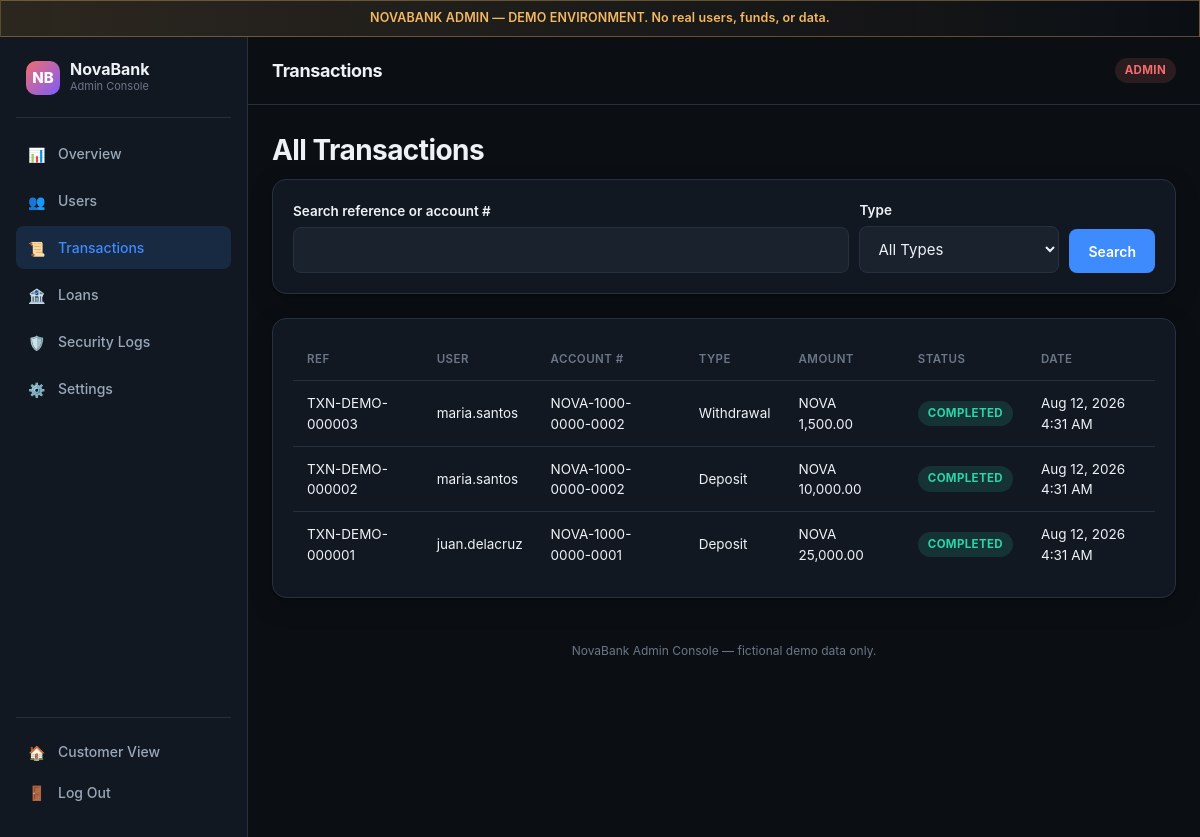
The app's page /admin/transactions.php (signed in) with its own data.
### tables this page shows
CREATE TABLE transactions (
    id INT UNSIGNED AUTO_INCREMENT PRIMARY KEY,
    transaction_ref VARCHAR(30) NOT NULL UNIQUE,
    account_id INT UNSIGNED NOT NULL,
    type_id TINYINT UNSIGNED NOT NULL,
    amount DECIMAL(15,2) NOT NULL,
    balance_after DECIMAL(15,2) NOT NULL,
    counterparty_account_id INT UNSIGNED NULL,
    description VARCHAR(255) NULL,
    status ENUM('pending','completed','failed','reversed') NOT NULL DEFAULT 'completed',
    created_at TIMESTAMP NOT NULL DEFAULT CURRENT_TIMESTAMP,
    FOREIGN KEY (account_id) REFERENCES accounts(id),
    FOREIGN KEY (type_id) REFERENCES transaction_types(id),
    FOREIGN KEY (counterparty_account_id) REFERENCES accounts(id),
    INDEX idx_account_created (account_id, created_at)
);

CREATE TABLE users (
    id INT UNSIGNED AUTO_INCREMENT PRIMARY KEY,
    role_id TINYINT UNSIGNED NOT NULL DEFAULT 1,
    username VARCHAR(30) NOT NULL UNIQUE,
    email VARCHAR(120) NOT NULL UNIQUE,
    password_hash VARCHAR(255) NOT NULL,
    first_name VARCHAR(60) NOT NULL,
    last_name VARCHAR(60) NOT NULL,
    mobile_number VARCHAR(20) NOT NULL,
    date_of_birth DATE NOT NULL,
    address VARCHAR(255) NOT NULL,
    status ENUM('active','locked','suspended') NOT NULL DEFAULT 'active',
    failed_login_count INT UNSIGNED NOT NULL DEFAULT 0,
    locked_until DATETIME NULL,
    created_at TIMESTAMP NOT NULL DEFAULT CURRENT_TIMESTAMP,
    updated_at TIMESTAMP NOT NULL DEFAULT CURRENT_TIMESTAMP ON UPDATE CURRENT_TIMESTAMP,
    FOREIGN KEY (role_id) REFERENCES roles(id)
);

CREATE TABLE accounts (
    id INT UNSIGNED AUTO_INCREMENT PRIMARY KEY,
    user_id INT UNSIGNED NOT NULL UNIQUE,
    account_number VARCHAR(20) NOT NULL UNIQUE,
    balance DECIMAL(15,2) NOT NULL DEFAULT 0.00,
    currency VARCHAR(5) NOT NULL DEFAULT 'NOVA',
    status ENUM('active','locked') NOT NULL DEFAULT 'active',
    created_at TIMESTAMP NOT NULL DEFAULT CURRENT_TIMESTAMP,
    FOREIGN KEY (user_id) REFERENCES users(id) ON DELETE CASCADE,
    CONSTRAINT chk_balance_nonnegative CHECK (balance >= 0)
);

CREATE TABLE transaction_types (
    id TINYINT UNSIGNED AUTO_INCREMENT PRIMARY KEY,
    code VARCHAR(30) NOT NULL UNIQUE
);

### includes/functions.php (called while the page is built, shortened)
<?php
function e(?string $value): string {
    return htmlspecialchars($value ?? '', ENT_QUOTES, 'UTF-8');
}
function format_money(float|string $amount): string {
    return APP_CURRENCY . ' ' . number_format((float)$amount, 2);
}
function format_date(string $datetime, string $format = 'M j, Y g:i A'): string {
    $ts = strtotime($datetime);
    return $ts ? date($format, $ts) : $datetime;
}

### admin/transactions.php (the view, shortened to what this page needs)
<?php
$pdo = db();
$search = trim($_GET['q'] ?? '');
$page = max(1, (int)($_GET['page'] ?? 1));
$perPage = 25;
$where = '1=1';
$params = [];
$countStmt = $pdo->prepare("SELECT COUNT(*) c FROM transactions t JOIN transaction_types tt ON tt.id=t.type_id JOIN accounts a ON a.id=t.account_id WHERE $where");
$countStmt->execute($params);
$total = (int)$countStmt->fetch()['c'];
$totalPages = max(1, (int)ceil($total / $perPage));
$page = min($page, $totalPages);
$offset = ($page - 1) * $perPage;
$sql = "SELECT t.*, tt.code AS type_code, a.account_number, u.username
        FROM transactions t
        JOIN transaction_types tt ON tt.id = t.type_id
        JOIN accounts a ON a.id = t.account_id
        JOIN users u ON u.id = a.user_id
        WHERE $where ORDER BY t.created_at DESC LIMIT $perPage OFFSET $offset";
$stmt = $pdo->prepare($sql);
$stmt->execute($params);
$transactions = $stmt->fetchAll();
require __DIR__ . '/includes/admin-header.php';
?>
<h1>All Transactions</h1>
<div class="card mb-24">
    <form method="get" class="flex-gap" style="align-items:flex-end;">
        <div class="form-group" style="flex:1;min-width:220px;margin-bottom:0;">
            <label for="q">Search reference or account #</label>
            <input type="text" id="q" name="q" value="<?= e($search) ?>">
        </div>
        <div class="form-group" style="min-width:200px;margin-bottom:0;">
            <label for="type">Type</label>
            <select id="type" name="type">
                <option value="">All Types</option>
            </select>
        </div>
        <button type="submit" class="btn btn-primary">Search</button>
    </form>
</div>
<div class="card">
    <?php if (empty($transactions)): ?>
        <div class="empty-state">No transactions found.</div>
    <?php else: ?>
        <div class="table-wrap">
        <table>
            <thead><tr><th>Ref</th><th>User</th><th>Account #</th><th>Type</th><th>Amount</th><th>Status</th><th>Date</th></tr></thead>
            <tbody>
            <?php foreach ($transactions as $t): ?>
                <tr>
                    <td><?= e($t['transaction_ref']) ?></td>
                    <td><?= e($t['username']) ?></td>
                    <td><?= e($t['account_number']) ?></td>
                    <td><?= e(ucwords(str_replace('_',' ',$t['type_code']))) ?></td>
                    <td><?= e(format_money($t['amount'])) ?></td>
                    <td><span class="badge badge-success"><?= e(ucfirst($t['status'])) ?></span></td>
                    <td><?= e(format_date($t['created_at'])) ?></td>
                </tr>
            <?php endforeach; ?>
            </tbody>
        </table>
        </div>
    <?php endif; ?>
</div>
<?php require __DIR__ . '/includes/admin-footer.php'; ?>

### assets/css/style.css (style rules this page uses)
:root { --color-bg: #0b0f14; --color-surface: #121821; --color-surface-2: #1a222e; --color-border: #263140; --color-text: #eef2f7; --color-text-dim: #9aa8bb; --color-text-faint: #6b7789; --color-brand: #3d8bfd; --color-brand-dim: #2a63b3; --color-brand-glow: rgba(61, 139, 253, 0.15); --color-success: #2dd4a7; --color-success-dim: rgba(45, 212, 167, 0.14); --color-danger: #f26d6d; --color-danger-dim: rgba(242, 109, 109, 0.14); --color-warning: #f4b860; --color-warning-dim: rgba(244, 184, 96, 0.14); --radius-sm: 8px; --radius-md: 14px; --radius-lg: 20px; --shadow-card: 0 1px 2px rgba(0,0,0,0.3), 0 8px 24px rgba(0,0,0,0.24); --font-display: 'Inter', -apple-system, BlinkMacSystemFont, 'Segoe UI', sans-serif; --font-mono: 'JetBrains Mono', 'Courier New', monospace; --header-height: 68px; --sidebar-width: 248px; --bottomnav-height: 64px; --transition-fast: 140ms ease; }
* { box-sizing: border-box; }
html, body { margin: 0; padding: 0; background: var(--color-bg); color: var(--color-text); font-family: var(--font-display); -webkit-font-smoothing: antialiased; scroll-behavior: smooth; }
body { font-size: 15px; line-height: 1.5; min-height: 100vh; }
h1, h2, h3, h4 { margin: 0 0 8px; font-weight: 650; letter-spacing: -0.02em; }
h1 { font-size: 28px; }
.btn { display: inline-flex; align-items: center; justify-content: center; gap: 8px; padding: 11px 18px; border-radius: var(--radius-sm); border: 1px solid transparent; font-size: 14px; font-weight: 600; cursor: pointer; transition: all var(--transition-fast); min-height: 44px; font-family: inherit; }
.btn-primary { background: var(--color-brand); color: #fff; }
.card { background: var(--color-surface); border: 1px solid var(--color-border); border-radius: var(--radius-md); padding: 20px; box-shadow: var(--shadow-card); }
.form-group { margin-bottom: 18px; }
label { display: block; font-size: 13.5px; font-weight: 600; margin-bottom: 6px; color: var(--color-text); }
input[type="text"], input[type="email"], input[type="password"], input[type="number"], input[type="tel"], input[type="date"], select, textarea { width: 100%; padding: 12px 14px; background: var(--color-surface-2); border: 1px solid var(--color-border); border-radius: var(--radius-sm); color: var(--color-text); font-size: 15px; font-family: inherit; transition: border-color var(--transition-fast); min-height: 46px; }
.table-wrap { overflow-x: auto; }
table { width: 100%; border-collapse: collapse; }
th, td { text-align: left; padding: 12px 14px; font-size: 13.5px; border-bottom: 1px solid var(--color-border); }
th { color: var(--color-text-faint); font-weight: 600; text-transform: uppercase; font-size: 11.5px; letter-spacing: 0.04em; }
tr:last-child td { border-bottom: none; }
.badge { display: inline-flex; align-items: center; padding: 4px 10px; border-radius: 999px; font-size: 11.5px; font-weight: 700; text-transform: uppercase; letter-spacing: 0.03em; }
.badge-success { background: var(--color-success-dim); color: var(--color-success); }
.flex-gap { display: flex; gap: 10px; flex-wrap: wrap; }
.mb-24 { margin-bottom: 24px; }

### records on screen
transactions: transaction_ref "TXN-DEMO-000003", users.username "maria.santos", account.account_number "NOVA-1000-0000-0002", type.code "Withdrawal", amount "NOVA 1,500.00", status "COMPLETED", created_at "Aug 12, 2026 4:31 AM"
transactions: transaction_ref "TXN-DEMO-000002", users.username "maria.santos", account.account_number "NOVA-1000-0000-0002", type.code "Deposit", amount "NOVA 10,000.00", status "COMPLETED", created_at "Aug 12, 2026 4:31 AM"
transactions: transaction_ref "TXN-DEMO-000001", users.username "juan.delacruz", account.account_number "NOVA-1000-0000-0001", type.code "Deposit", amount "NOVA 25,000.00", status "COMPLETED", created_at "Aug 12, 2026 4:31 AM"

### other values on screen
$icon "📊"
$label "Overview"
$icon "👥"
$label "Users"
$icon "📜"
$label "Transactions"
$icon "🏦"
$label "Loans"
$icon "🛡️"
$label "Security Logs"
$icon "⚙️"
$label "Settings"
$pageTitle "Transactions"
